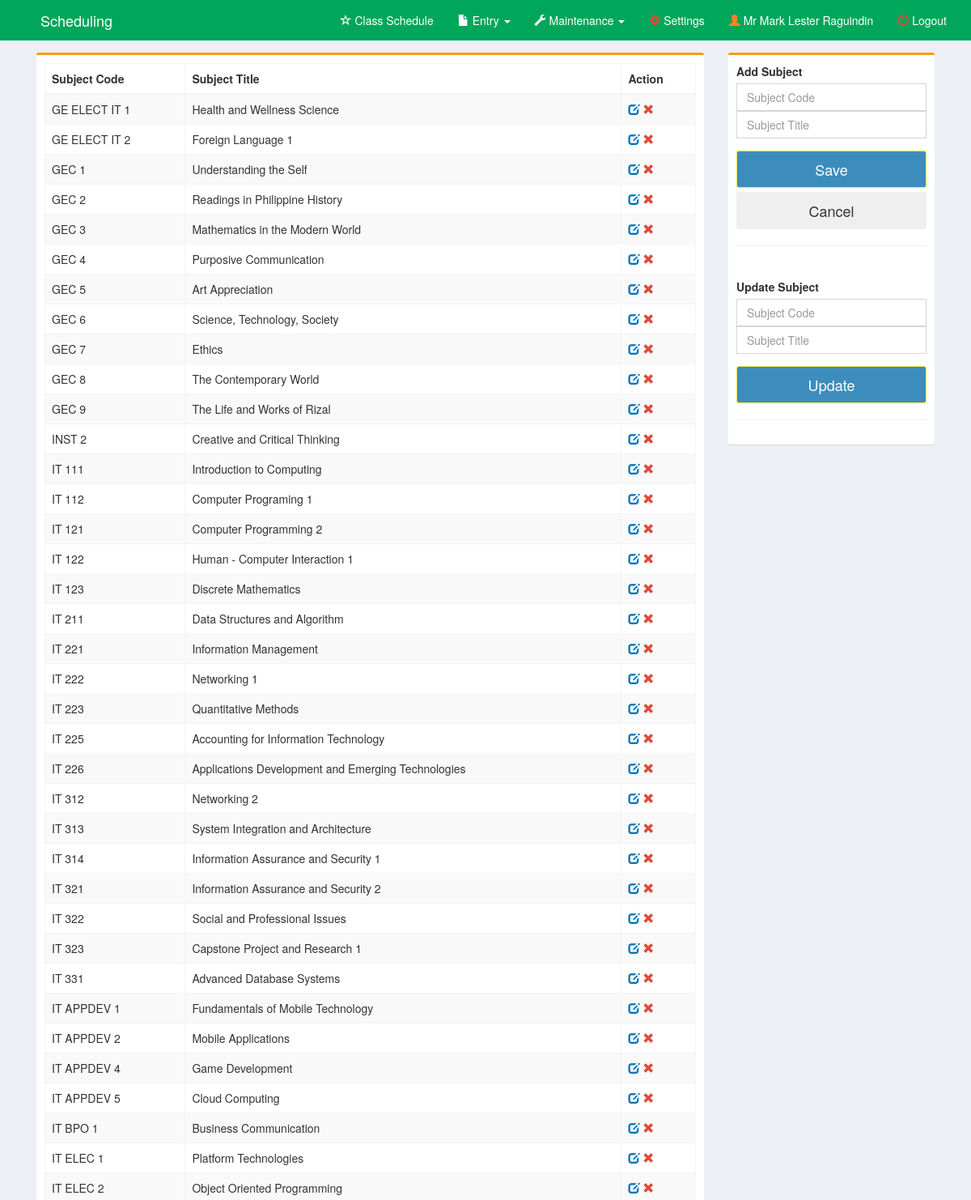
The page /pages/subject.php (signed in, upper part) on the database as committed earlier.
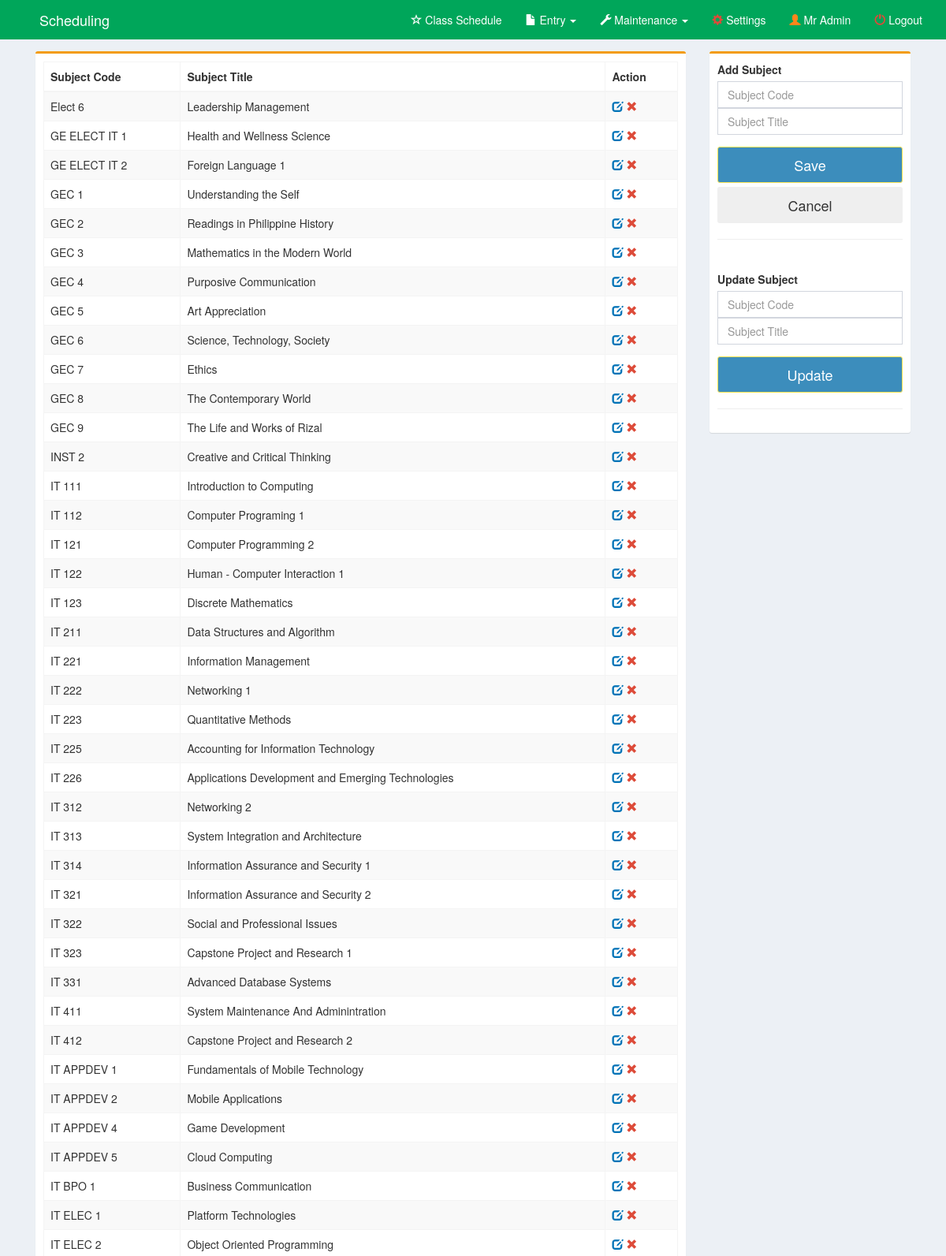
The same page on the database as committed later.
### tables this page shows
CREATE TABLE `subject` (
  `subject_id` int(11) NOT NULL,
  `subject_code` varchar(15) NOT NULL,
  `subject_title` varchar(100) NOT NULL,
  `member_id` int(11) NOT NULL
);

### pages/subject.php (the view, shortened to what the changed rows need)
<!DOCTYPE html>
<html>
<head>
    <link rel="stylesheet" href="../bootstrap/css/bootstrap.min.css">
    <link rel="stylesheet" href="../plugins/datatables/dataTables.bootstrap.css">
    <link rel="stylesheet" href="../dist/css/AdminLTE.min.css">
    <link rel="stylesheet" href="../plugins/select2/select2.min.css">
    <link rel="stylesheet" href="../dist/css/skins/_all-skins.min.css">
</head>
<body class="hold-transition skin-green layout-top-nav" onload="myFunction()">
<div class="wrapper">
    <?php include('../dist/includes/header.php'); ?>
    <div class="content-wrapper">
        <div class="container">
            <section class="content">
                <div class="row">
                    <div class="col-md-9">
                        <div class="box box-warning">
                            <div class="box-body">
                                <div class="row">
                                    <div class="col-md-12">
                                        <table id="example1" class="table table-bordered table-striped" style="margin-right:-10px">
                                            <thead>
                                            <tr>
                                                <th>Subject Code</th>
                                                <th>Subject Title</th>
                                                <th>Action</th>
                                            </tr>
                                            </thead>
                                            <?php
                                            $member = $_SESSION['id'];
                                            include('../dist/includes/dbcon.php');
                                            $query = mysqli_query($con, "select * from subject order by subject_code") or die(mysqli_error());
                                            while ($row = mysqli_fetch_array($query)) {
                                                $id = $row['subject_id'];
                                                $code = $row['subject_code'];
                                                $title = $row['subject_title'];
                                                $mid = $row['member_id'];
                                                ?>
                                                <tr>
                                                    <td><?php echo $code; ?></td>
                                                    <td><?php echo $title; ?></td>
                                                    <td>
                                                        <?php
                                                        if ($member == $mid) {
                                                            echo "
                                                                <a id='click' href='subject.php?id=$id&code=$code&title=$title'>
                                                                  <i class='glyphicon glyphicon-edit text-blue'></i></a>
                                                                <a id='removeme' href='subject_del.php?id=$id'>
                                                                  <i class='glyphicon glyphicon-remove text-red'></i></a>";
                                                        }
                                                        ?>
                                                    </td>
                                                </tr>
                                            <?php } ?>
                                        </table>
                                    </div>
                                </div>
                            </div>
                        </div>
                    </div>
                    </div>
                </div>
        </div>
    </div>
</body>
</html>

### dist/includes/header_admin.php (shortened to what the changed rows need)
<header class="main-header">
    <nav class="navbar navbar-static-top">
        <div class="container">
            <div class="navbar-header" style="padding-left:20px">
                <a href="home.php" class="navbar-brand">Scheduling</a>
            </div>
            <div class="collapse navbar-collapse" id="navbar-collapse">
                <ul class="nav navbar-nav navbar-right">
                    <li>
                        <a href="home.php" style="font-size:14px"><i class="glyphicon glyphicon-star-empty"></i> Class
                            Schedule</a>
                    </li>
                    <li class="dropdown">
                        <a href="#" class="dropdown-toggle" data-toggle="dropdown">
                            <i class="glyphicon glyphicon-file"></i> Entry <b class="caret"></b>
                        </a>
                    </li>
                    <li class="dropdown">
                        <a href="#" class="dropdown-toggle" data-toggle="dropdown">
                            <i class="glyphicon glyphicon-wrench"></i> Maintenance <b class="caret"></b>
                        </a>
                    </li>
                    <li>
                        <a href="settings.php" style="color:#fff;"><i class="glyphicon glyphicon-cog text-red"></i>
                            Settings</a>
                    </li>
                    <li>
                        <a href="profile.php?showModal=true"><i class="glyphicon glyphicon-user text-orange"></i>
                            <?php echo $_SESSION['name']; ?></a>
                    </li>
                    <li>
                        <a href="logout.php" onclick="return confirm('Are you sure you want to logout?')"><i
                                class="glyphicon glyphicon-off text-red"></i> Logout</a>
                    </li>
                </ul>
            </div>
        </div>
    </nav>
</header>

Rows that differ between the two databases and show on the page:
added subject: subject_code "Elect 6", subject_title "Leadership Management"
added subject: subject_code "IT 411", subject_title "System Maintenance And Adminintration"
added subject: subject_code "IT 412", subject_title "Capstone Project and Research 2"
Other text that changed with them:
$_SESSION['name']: "Mr Mark Lester Raguindin" → "Mr Admin"
